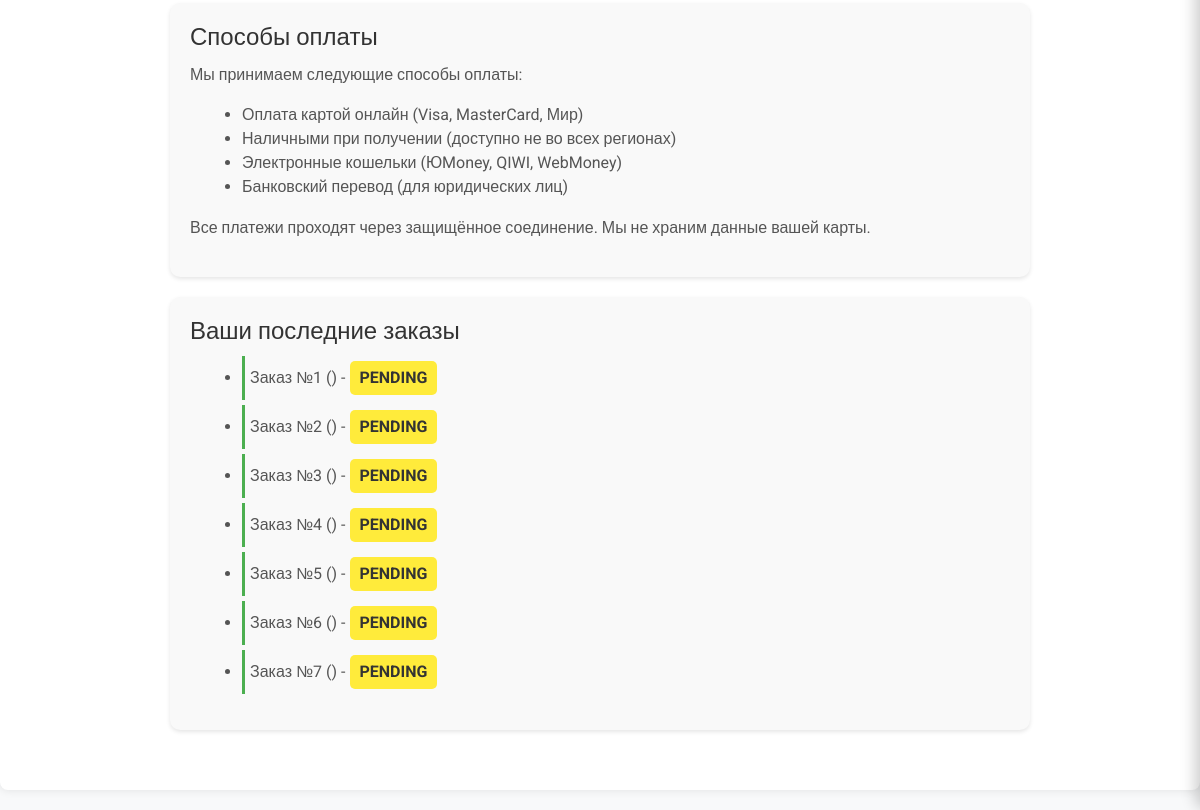
/delivery_payment/ (signed in, lower part), run on an earlier commit of the app's database.
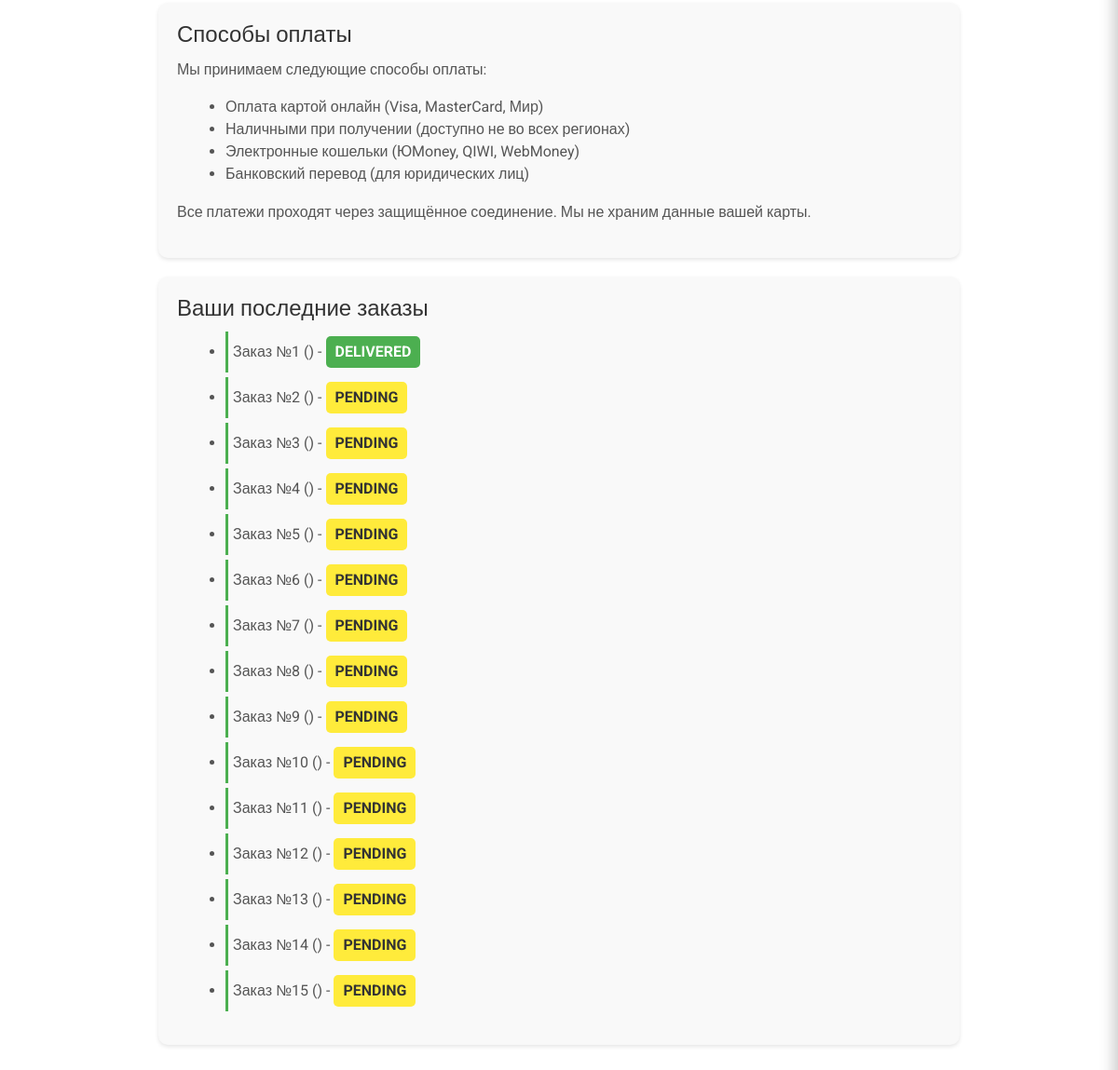
And on a later commit of the database.
### store/models.py (models this page shows, shortened)
class Order(models.Model):
    user = models.ForeignKey(User, on_delete=models.CASCADE)
    user_order_number = models.CharField(max_length=50, unique=True, blank=True)  # Увеличим max_length
    created_at = models.DateTimeField(auto_now_add=True)
    status = models.CharField(max_length=50, default='pending')
    total_price = models.DecimalField(max_digits=10, decimal_places=2, default=0.00)

### store/views.py (the view)
# urls.py: path('delivery_payment/', views.delivery_payment, name='delivery_payment'),  # Новый URL
@login_required
def delivery_payment(request):
    orders = Order.objects.filter(user=request.user).order_by('-created_at')
    return render(request, 'delivery_payment.html', {'orders': orders})

### templates/delivery_payment.html (shortened to what this page needs)
{% extends 'base.html' %}
{% block content %}
<div class="delivery-payment-container">
    <div class="payment-info">
        <h3>Способы оплаты</h3>
        <p>Мы принимаем следующие способы оплаты:</p>
        <ul>
            <li>Оплата картой онлайн (Visa, MasterCard, Мир)</li>
            <li>Наличными при получении (доступно не во всех регионах)</li>
            <li>Электронные кошельки (ЮMoney, QIWI, WebMoney)</li>
            <li>Банковский перевод (для юридических лиц)</li>
        </ul>
        <p>Все платежи проходят через защищённое соединение. Мы не храним данные вашей карты.</p>
    </div>
    {% if orders %}
        <div class="recent-orders">
            <h3>Ваши последние заказы</h3>
            <ul>
                {% for order in orders %}
                    <li class="order-item">
                        Заказ №{{ forloop.counter }} ({{ order.user_order_number }}) -
                        <span class="order-status {{ order.status|lower }}">{{ order.status }}</span>
                    </li>
                {% endfor %}
            </ul>
        </div>
    {% endif %}
</div>
{% endblock %}

What changed in the data, as far as the page shows it:
added Order: status "DELIVERED"
added Order: status "PENDING"
added Order: status "PENDING"
added Order: status "PENDING"
added Order: status "PENDING"
added Order: status "PENDING"
added Order: status "PENDING"
added Order: status "PENDING"
